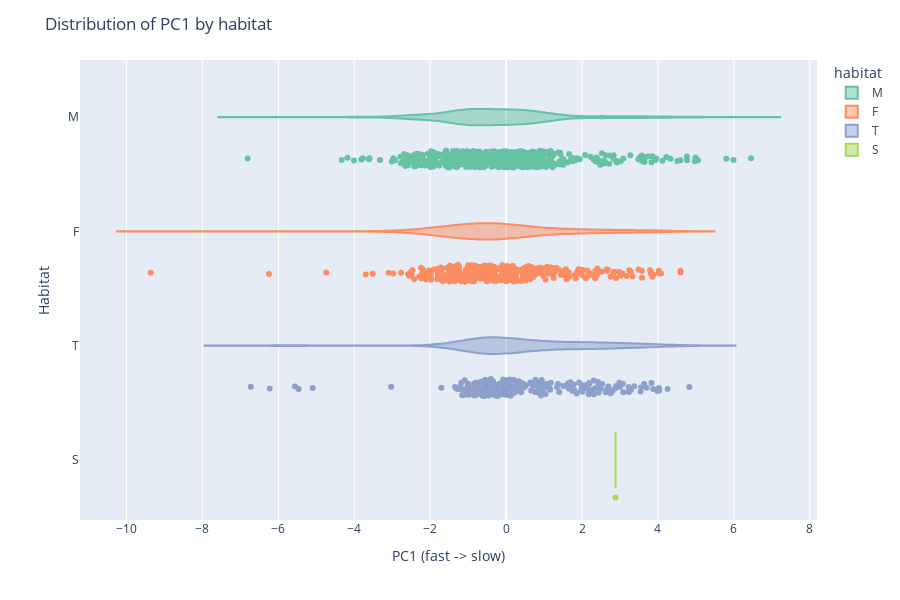

The code cell stored with this chart in its notebook:
### Code cell
# ploting with plotly

fig = px.violin(
    df_pca,
    y="habitat",      
    x="PC1",          
    color="habitat",  
    #box=True,         
    points="all",     
    orientation="h",  
    color_discrete_sequence=px.colors.qualitative.Set2,
)

fig.update_layout(
    title="Distribution of PC1 by habitat",
    xaxis_title="PC1 (fast -> slow)",
    yaxis_title="Habitat",
    height=600
)

fig.show()
fig.write_html("figures/distribution_habitat.html")

### Figure 1 — Plotly figure (JSON) as saved in the notebook; plotly's stock layout.template omitted (floating-point values rounded to 4 significant figures; data arrays with more than 128 entries replaced by an {"elided": "..."} marker saying what was removed)
{"data": [{"alignmentgroup": "True", "box": {"visible": false}, "hovertemplate": "habitat=%{y}<br>PC1=%{x}<extra></extra>", "legendgroup": "M", "marker": {"color": "rgb(102,194,165)"}, "name": "M", "offsetgroup": "M", "orientation": "h", "points": "all", "scalegroup": "True", "showlegend": true, "type": "violin", "x": {"elided": "543 float values"}, "x0": " ", "xaxis": "x", "y": {"elided": "543 str values"}, "y0": " ", "yaxis": "y"}, {"alignmentgroup": "True", "box": {"visible": false}, "hovertemplate": "habitat=%{y}<br>PC1=%{x}<extra></extra>", "legendgroup": "F", "marker": {"color": "rgb(252,141,98)"}, "name": "F", "offsetgroup": "F", "orientation": "h", "points": "all", "scalegroup": "True", "showlegend": true, "type": "violin", "x": {"elided": "330 float values"}, "x0": " ", "xaxis": "x", "y": {"elided": "330 str values"}, "y0": " ", "yaxis": "y"}, {"alignmentgroup": "True", "box": {"visible": false}, "hovertemplate": "habitat=%{y}<br>PC1=%{x}<extra></extra>", "legendgroup": "T", "marker": {"color": "rgb(141,160,203)"}, "name": "T", "offsetgroup": "T", "orientation": "h", "points": "all", "scalegroup": "True", "showlegend": true, "type": "violin", "x": {"elided": "218 float values"}, "x0": " ", "xaxis": "x", "y": {"elided": "218 str values"}, "y0": " ", "yaxis": "y"}, {"alignmentgroup": "True", "box": {"visible": false}, "hovertemplate": "habitat=%{y}<br>PC1=%{x}<extra></extra>", "legendgroup": "S", "marker": {"color": "rgb(166,216,84)"}, "name": "S", "offsetgroup": "S", "orientation": "h", "points": "all", "scalegroup": "True", "showlegend": true, "type": "violin", "x": [2.882], "x0": " ", "xaxis": "x", "y": ["S"], "y0": " ", "yaxis": "y"}], "layout": {"height": 600, "legend": {"title": {"text": "habitat"}, "tracegroupgap": 0}, "margin": {"t": 60}, "title": {"text": "Distribution of PC1 by habitat"}, "violinmode": "overlay", "xaxis": {"anchor": "y", "domain": [0, 1], "title": {"text": "PC1 (fast -> slow)"}}, "yaxis": {"anchor": "x", "categoryarray": ["S", null, "T", "F", "M"], "categoryorder": "array", "domain": [0, 1], "title": {"text": "Habitat"}}}}
